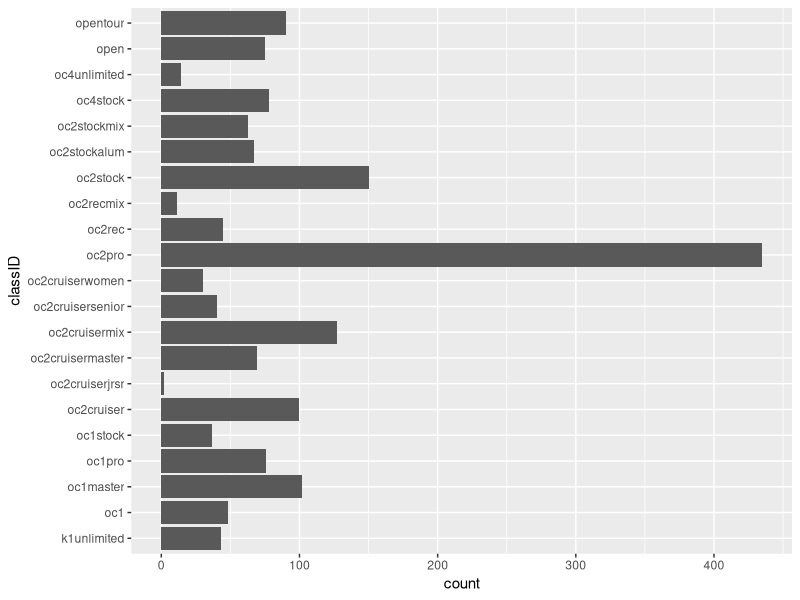
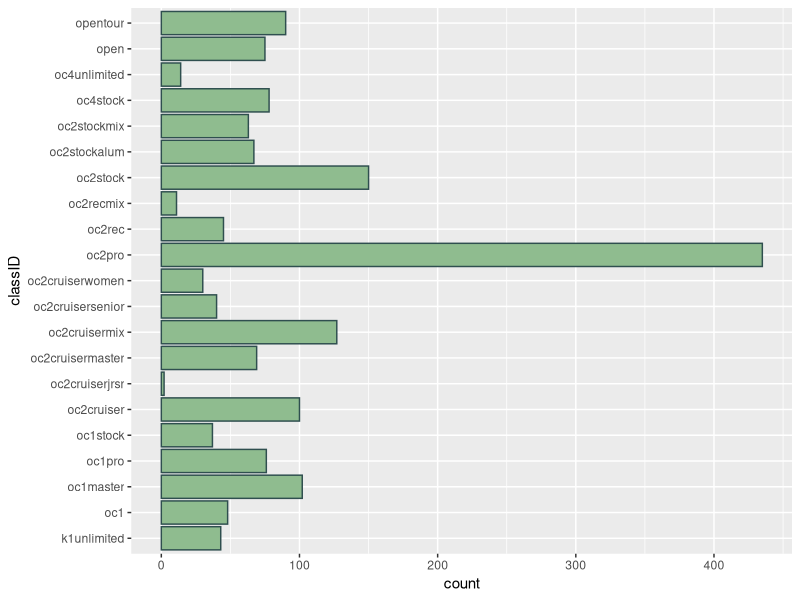
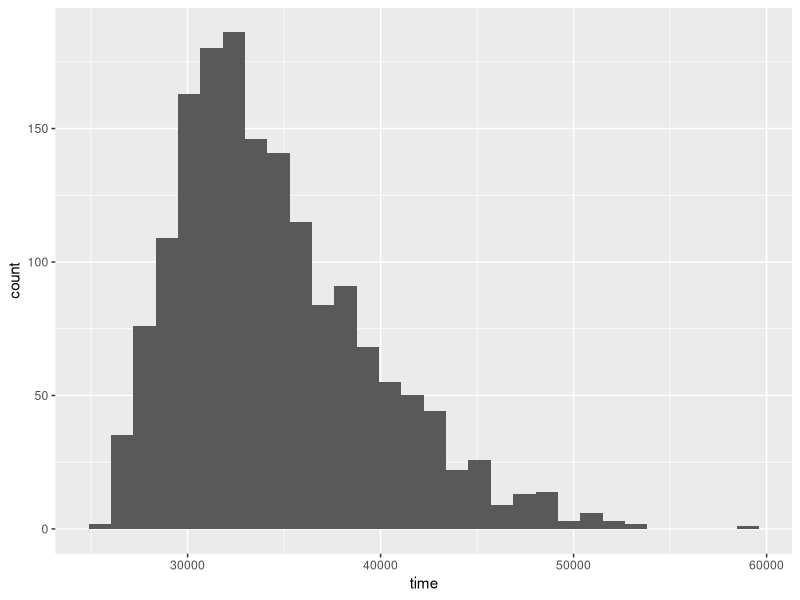
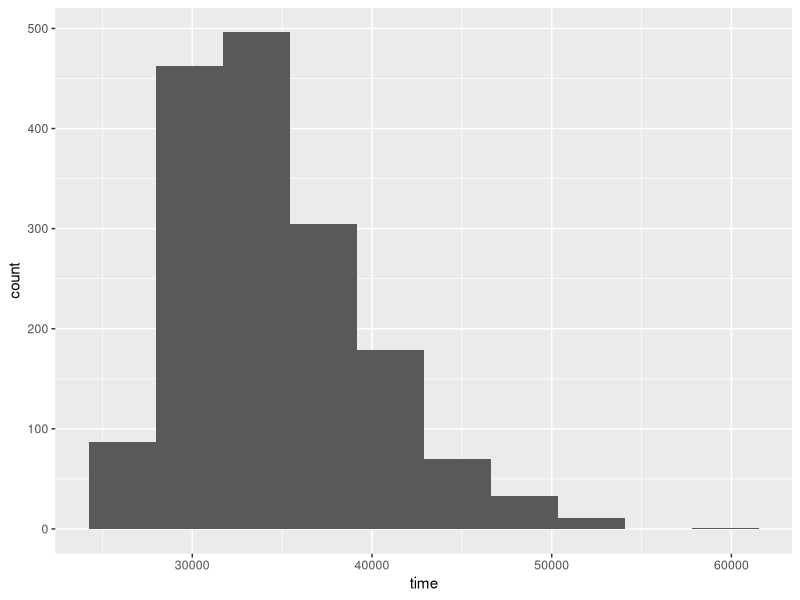
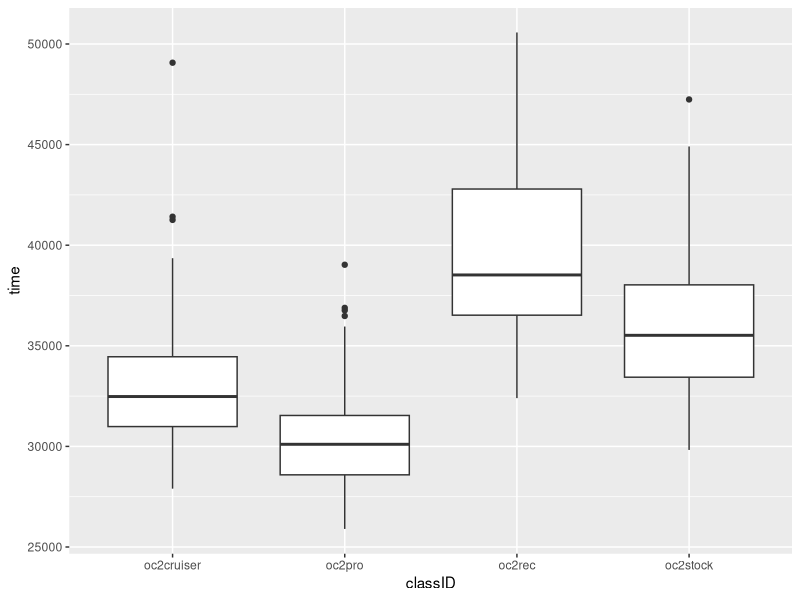

These figures' R source, in order:
## ---- chunk 1
library(readr)
library(dplyr)
library(ggplot2)

clinton_full <- read_csv("full_clinton.csv")
## ---- chunk 2
clinton_full <- 
  clinton_full |> 
    relocate(displayName, bib)
## ---- chunk 3
clinton_full <- 
  clinton_full |> 
  group_by(year, bib) |> 
  slice(1)
## ---- chunk 4
ggplot(data = clinton_full, 
       mapping = aes(y = classID)
       ) +
  geom_bar()
## ---- chunk 5
ggplot(data = clinton_full, 
       mapping = aes(y = classID)
       ) +
  geom_bar(colour = "darkslategrey", 
           fill = "darkseagreen")
## ---- chunk 6
clinton <- 
  clinton_full |> 
    filter(is.na(status))
## ---- chunk 7
ggplot(clinton, aes(x = time)) +
  geom_histogram()
## ---- chunk 8
ggplot(clinton, aes(x = time)) +
  geom_histogram(bins = 10)
## ---- chunk 9
clinton_class <- clinton |> 
  filter(classID %in% c("oc2pro", "oc2rec", "oc2stock", "oc2cruiser"))
## ---- chunk 10
ggplot(clinton_class, 
       aes(x = classID, y = time, group = classID)
       ) +
  geom_boxplot()
